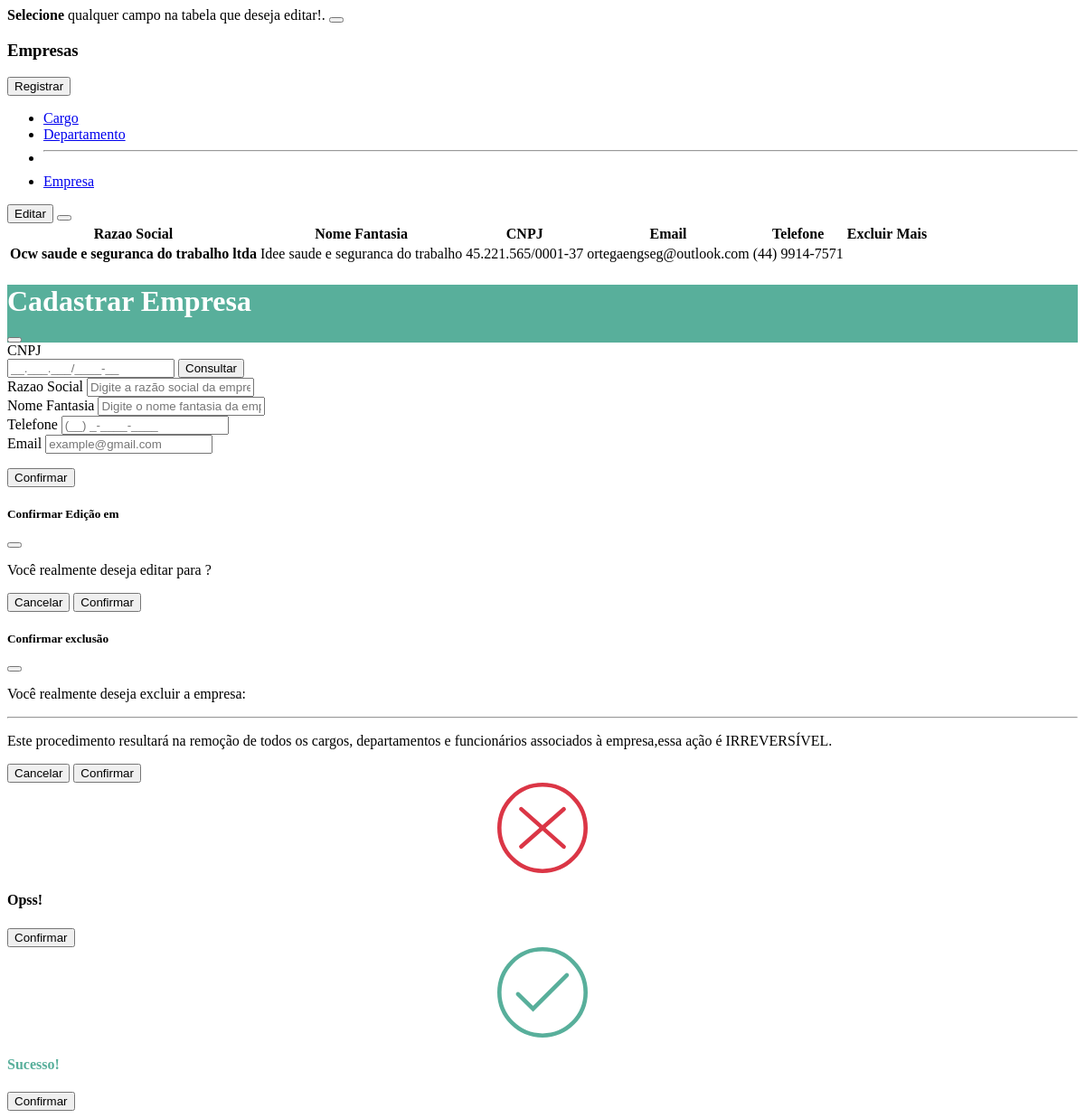
The page /pages/company/indexCompany.php (signed in) on the database its author committed.
### tables this page shows
CREATE TABLE `empresa_cliente` (
  `id` int(11) UNSIGNED NOT NULL,
  `razao_social` varchar(100) NOT NULL,
  `nome_fantasia` varchar(255) NOT NULL,
  `email` varchar(255) NOT NULL,
  `cnpj` varchar(18) NOT NULL,
  `telefone` varchar(20) NOT NULL,
  `usuario_id` int(10) UNSIGNED NOT NULL
);

### pages/company/controller/list.php (called while the page is built, shortened)
<?php
function getEmpresaData($userId, $connection, $whereClause)
{
    try {
        $pdo = $connection->connection();
        $sql = "SELECT empresa_cliente.razao_social,
        empresa_cliente.nome_fantasia,
        empresa_cliente.telefone,
                empresa_cliente.cnpj,
                empresa_cliente.email,
                empresa_cliente.id,
                login.nome AS nome_usuario
                FROM `empresa_cliente`
                INNER JOIN `usuario`
                ON empresa_cliente.usuario_id = usuario.id
                INNER JOIN `login`
                ON usuario.id = login.id
                $whereClause";
        $stmt = $pdo->prepare($sql);
        if (strpos($whereClause, ':id') !== false) {
            $stmt->bindParam(':id', $userId, PDO::PARAM_INT);
        }
        $stmt->execute();
        return $stmt->fetchAll(PDO::FETCH_ASSOC);
    } catch (PDOException $e) {
        error_log('Erro ao buscar dados da empresa: ' . $e->getMessage());
        throw new Exception('Erro interno ao buscar dados da empresa');
    }
}
$id = $_SESSION['login']['id'];
$idPermissao = $permissao = $_SESSION['login']['permissao'];
try {
    if ($idPermissao == 1 || $idPermissao == 4) {
        $where = "WHERE 1=1";
    } else {
        $where = "AND usuario.id = :id";
    }
    $connection = new Database();
    $empresasData = getEmpresaData($id, $connection, $where);
} catch (Exception $e) {
    echo json_encode(['error' => $e->getMessage()]);
}

### api/private/cript.php (called while the page is built, shortened)
<?php
$encryptionKey = "senhaCriptografia";
$signatureKey = "senhaAssinatura";
function encrypt_id($id, $encryptionKey, $signatureKey) {
    $iv = openssl_random_pseudo_bytes(openssl_cipher_iv_length('AES-256-CBC'));
    $encryptedId = openssl_encrypt($id, 'AES-256-CBC', $encryptionKey, 0, $iv);
    $signature = hash_hmac('sha256', $encryptedId, $signatureKey);
    $token = base64_encode($iv . $encryptedId . $signature);
    return $token;
}

### pages/company/tableCompany.php (the view, shortened to what this page needs)
<?php
require('./controller/list.php');
include '../../api/private/cript.php';
?>
<div class="table-responsive">
    <table id="tableCompanys" class="table table-hover table-striped" style="--bs-table-bg: transparent !important;">
        <thead>
            <tr>
                <th scope="col">Razao Social</th>
                <th scope="col">Nome Fantasia</th>
                <th scope="col">CNPJ</th>
                <th scope="col">Email</th>
                <th scope="col">Telefone</th>
                <th class="text-center">Excluir</th>
                <th class="text-end">Mais</th>
            </tr>
        </thead>
        <tbody class="mt-1">
            <?php
            foreach ($empresasData as $empresa) {
                $token = encrypt_id($empresa['id'], $encryptionKey, $signatureKey); ?>
                <tr class="data-row" data-token="<?php echo $token; ?>">
                    <th class="editable-cell" data-field="razao_social"><?php echo $empresa['razao_social']; ?></th>
                    <td class="editable-cell" data-field="nome_fantasia"><?php echo $empresa['nome_fantasia']; ?></td>
                    <td class="editable-cell" data-field="cnpj"><?php echo $empresa['cnpj']; ?></td>
                    <td class="editable-cell" data-field="email"><?php echo $empresa['email']; ?></td>
                    <td class="editable-cell" data-field="telefone"><?php echo $empresa['telefone']; ?></td>
                    <td class="text-center">
                    </td>
                    <td class="text-end">
                    </td>
                </tr>
                <?php } ?>
            </tbody>
    </table>
</div>

### rows shown on the page
empresa_cliente: razao_social "Ocw saude e seguranca do trabalho ltda", nome_fantasia "Idee saude e seguranca do trabalho", cnpj "45.221.565/0001-37", email "ortegaengseg@outlook.com", telefone "(44) 9914-7571"
